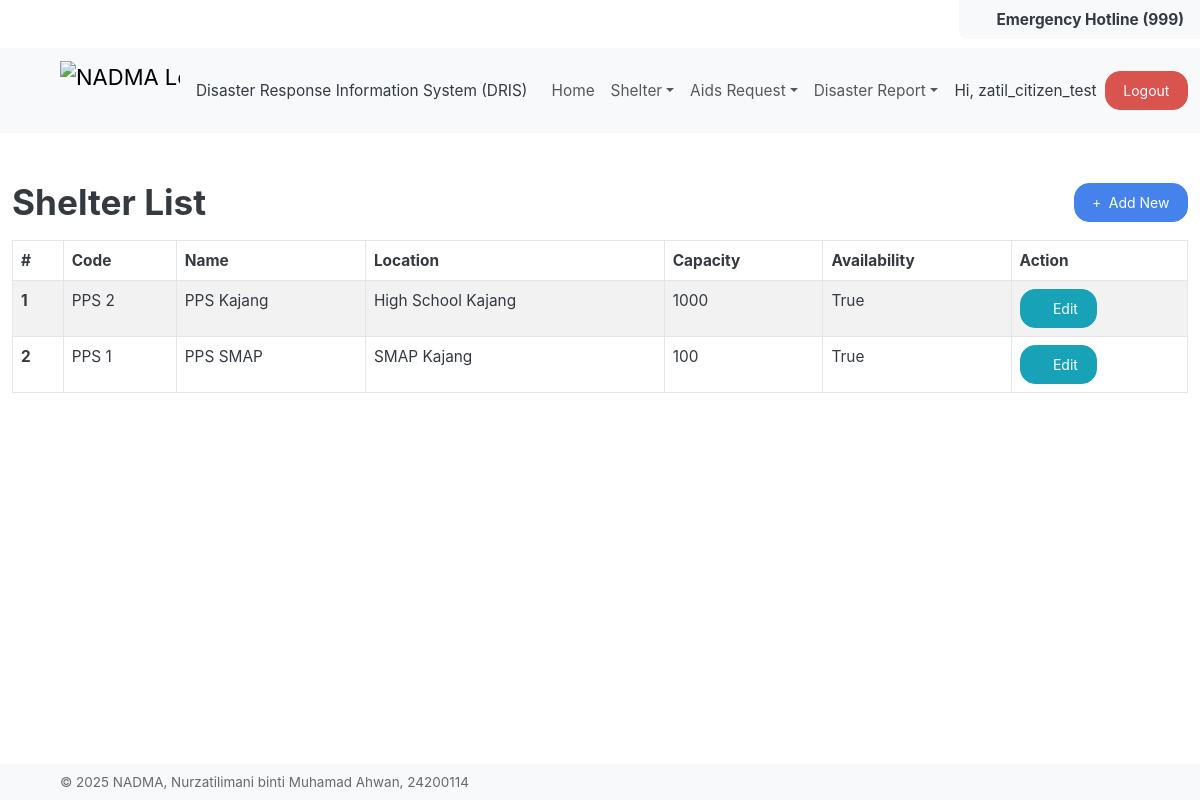
Page /shelter/list (signed in) on the committed database.
### UserManagement/models.py (models this page shows, shortened)
class CustomUser(AbstractUser):
    phone_number = models.CharField(max_length=15, blank=True, null=True)
    role = models.ForeignKey(Role, on_delete=models.SET_NULL, null=True, blank=True, related_name='users')
    created_at = models.DateTimeField(auto_now_add=True)

### ShelterDirectory/models.py (models this page shows, shortened)
class Shelter(models.Model):
    id= models.AutoField(primary_key=True)
    code = models.CharField(max_length=3, unique=True)
    name = models.CharField(max_length=100)
    location = models.TextField()
    capacity = models.IntegerField(default=0)
    availability = models.BooleanField(default=True)
    created_by = models.ForeignKey(Authority, on_delete=models.CASCADE, related_name='shelters_created',  null=True, blank=True)
    created_at = models.DateTimeField(auto_now_add=True)
    updated_by = models.ForeignKey(Authority, on_delete=models.CASCADE, related_name='shelters_updated', null=True, blank=True)
    updated_at = models.DateTimeField(auto_now=True)

### ShelterDirectory/views.py (the view, shortened to what this page needs)
# urls.py: path("list", ShelterDirectoryView.as_view(), name="shelter_list"),
class ShelterDirectoryView(View):
    def get(self, request):
        shelters = Shelter.objects.all()
        columns = get_columns()
        edit_id = request.GET.get('edit')
        show_modal = False
        fieldConfig = get_field_config()
        return render(request, 'shelter-directory/index.html', {
            'data': shelters,
            'columns': columns,
            'fieldConfig': fieldConfig,
            'show_modal': show_modal,
            'edit_id': edit_id or '',
        })

### ShelterDirectory/views.py (called while the page is built)
def get_columns():
    return [
        {'key': 'code', 'label': 'Code'},
        {'key': 'name', 'label': 'Name'},
        {'key': 'location', 'label': 'Location'},
        {'key': 'capacity', 'label': 'Capacity'},
        {'key': 'availability', 'label': 'Availability'},
        {
            'label': 'Action',
            'type': 'action',
            'actions': [
                {
                    'url_name': '',
                    'label': 'Edit',
                    'class': 'btn-info'
                }
            ]
        }
    ]

### common/templatetags/shared_extras.py (called while the page is built)
@register.filter
def get_item(obj, key):
    if isinstance(obj, dict):
        return obj.get(key)
    return getattr(obj, key, None)

### templates/shelter-directory/index.html (shortened to what this page needs)
{% extends "base.html" %}
{% block content %}
  <div class="d-flex align-items-center mb-3">
    <h2 class="flex-grow-1 mb-0">Shelter List</h2>
    <a href="#" class="btn btn-primary ms-3" data-bs-toggle="modal" data-bs-target="#addShelterModal">
      <i class="fas fa-plus me-1"></i> Add New
    </a>
  </div>
  {% include "components/table/table.html" with columns=columns data=data %}
{% endblock %}

### templates/base/navigation.html (shortened to what this page needs)
{% load static %}
<nav class="navbar navbar-expand-lg bg-body-tertiary" data-bs-theme="light">
  <div class="container-fluid ms-5">
    <a class="navbar-brand" href="#">
      <img
        src="{% static 'img/nadma-logo.png' %}"
        alt="NADMA Logo"
        width="120"
        height="60"
        class="d-inline-block align-top"
      />
    </a>
    <span>Disaster Response Information System (DRIS)</span>
    <div class="collapse navbar-collapse ms-3" id="navbarColor01">
      <ul class="navbar-nav me-auto">
        <li class="nav-item">
          <a
            class="nav-link {% if request.path == '/' %}active{% endif %}"
            href="{% url 'home' %}"
          >
            Home
          </a>
        </li>
        <li class="nav-item dropdown">
          <a
            class="nav-link dropdown-toggle"
            data-bs-toggle="dropdown"
            href="#"
            role="button"
            aria-haspopup="true"
            aria-expanded="false"
            >Shelter</a
          >
        </li>
        {% if request.user.is_authenticated %}
           {% if request.user.role and request.user.role.name == 'authorities' or request.user.role.name == 'citizens' %}
          <li class="nav-item dropdown">
            <a
              class="nav-link dropdown-toggle"
              data-bs-toggle="dropdown"
              href="#"
              role="button"
              aria-haspopup="true"
              aria-expanded="false"
              >Aids Request</a
            >
          </li>
          {% endif %}
             <li class="nav-item dropdown">
            <a
              class="nav-link dropdown-toggle"
              data-bs-toggle="dropdown"
              href="#"
              role="button"
              aria-haspopup="true"
              aria-expanded="false"
              >Disaster Report</a
            >
          </li>
        {% endif %}
      </ul>
  <div class="d-flex align-items-center">
  {% if not request.user.is_authenticated %}
    <a class="btn btn-success me-2" href="{% url 'auth:login' %}">Login</a>
    <a class="btn btn-primary" href="{% url 'auth:register' %}">Register</a>
  {% else %}
    <span class="me-2 align-middle">Hi, {{ request.user.username }}</span>
    <a class="btn btn-danger align-middle" href="{% url 'auth:logout' %}">Logout</a>
  {% endif %}
</div>
    </div>
  </div>
</nav>

### templates/components/table/table.html (shortened to what this page needs)
{% load shared_extras %}
<link rel="stylesheet" href="https://cdn.datatables.net/1.13.7/css/dataTables.bootstrap5.min.css"/>
<table id="datatable" class="table table-striped table-bordered">
  <thead>
    <tr>
      <th>#</th>
      {% for col in columns %}
        <th>{{ col.label }}</th>
      {% endfor %}
    </tr>
  </thead>
 <tbody>
    {% for row in data %}
      <tr>
        <th scope="row">{{ forloop.counter }}</th>
        {% for col in columns %}
          <td>
            {% if col.type == "action" %}
              {% for action in col.actions %}
                {% if action.label == "Edit" %}
                  <a href="?edit={{ row.id }}" class="btn {{ action.class|default:'btn-primary' }}">
                    <i class="fas fa-pencil-alt"></i> Edit
                  </a>
                {% else %}
                  <a href="" class="btn btn-sm {{ action.class|default:'btn-primary' }}">{{ action.label }}</a>
                {% endif %}
              {% endfor %}
            {% else %}
              {{ row|get_item:col.key }}
            {% endif %}
          </td>
        {% endfor %}
      </tr>
    {% endfor %}
</tbody>
</table>

### rows in the picture
CustomUser: user.username "zatil_citizen_test"
Shelter: columns "PPS 2" "PPS Kajang" "High School Kajang" "1000" "True"
Shelter: columns "PPS 1" "PPS SMAP" "SMAP Kajang" "100" "True"

### other values in the picture
{{ col.label }} "Code" "Name" "Location" "Capacity" "Availability" "Action"
